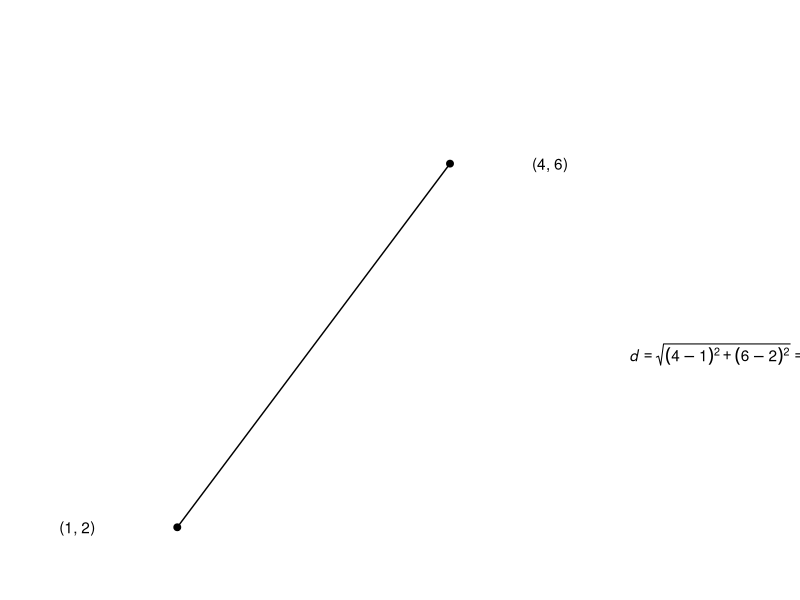
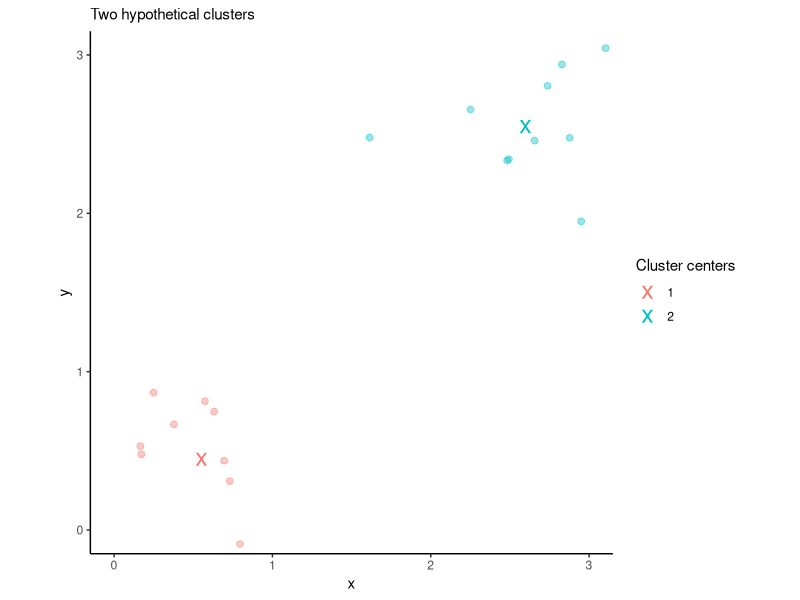
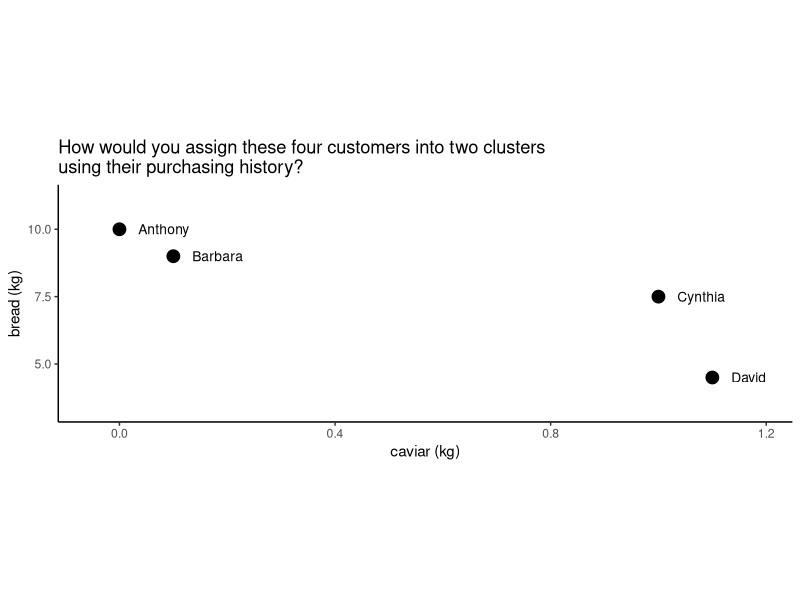
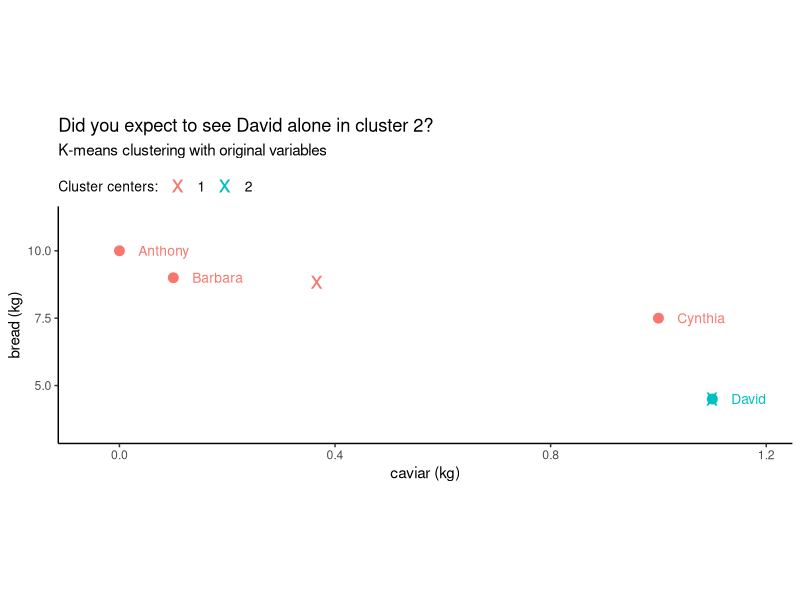
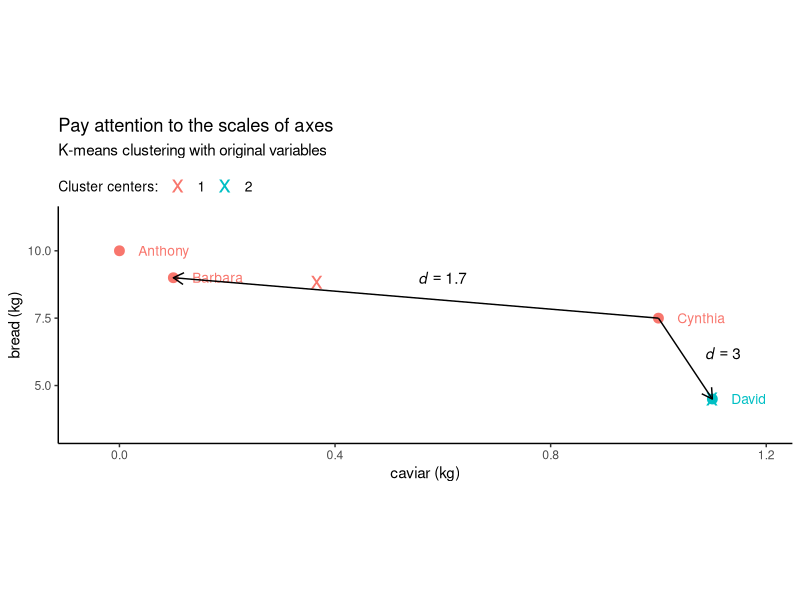
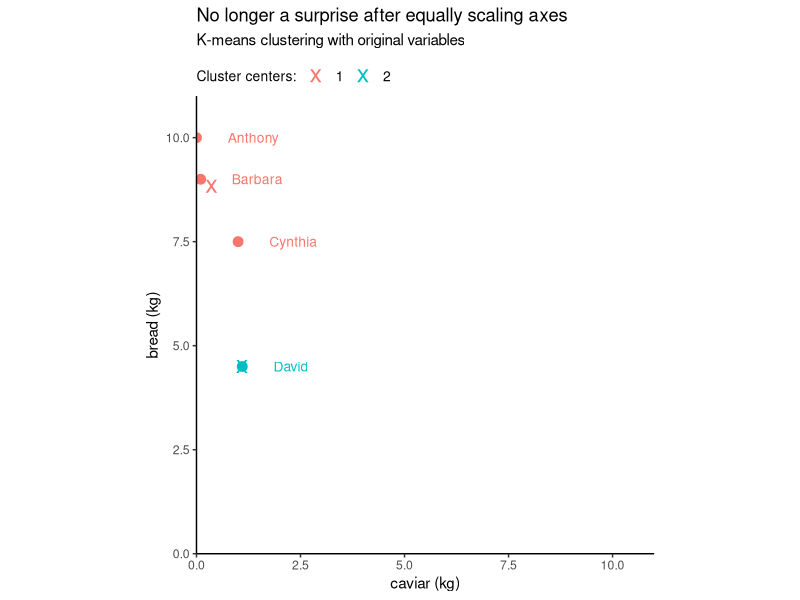
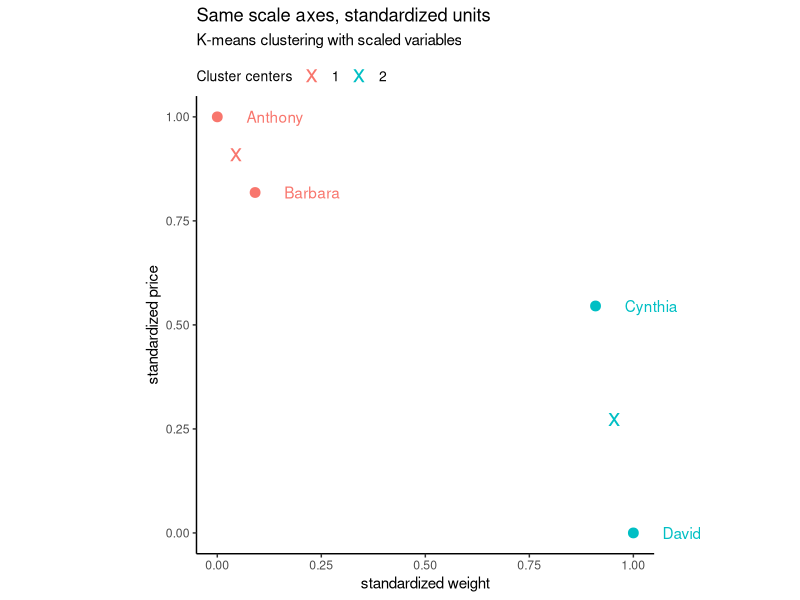
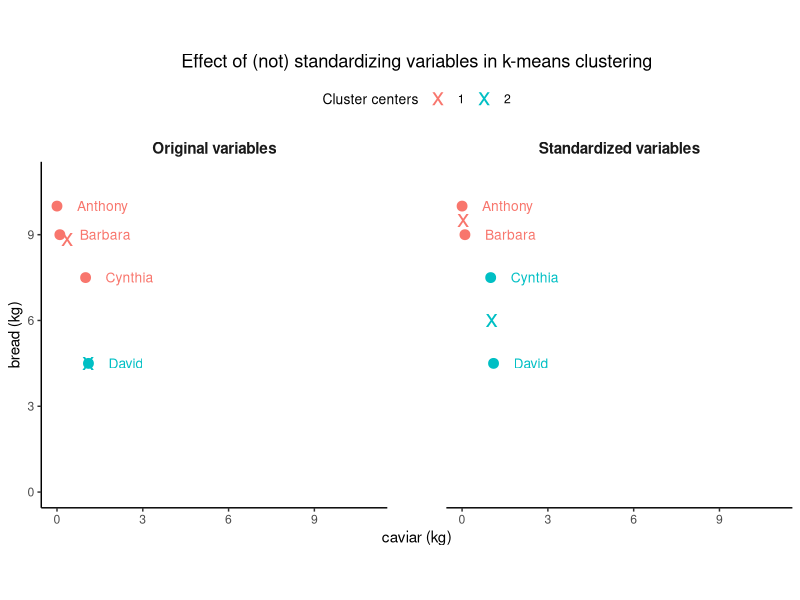

R code for these plots, in order:
## ---- chunk 1
knitr::opts_chunk$set(echo = FALSE, message = FALSE, warning = FALSE, fig.align = 'center')
## ---- chunk 2
library(tidyverse)
tibble(x = c(1,4),
       y = c(2,6)) %>% 
  ggplot(aes(x, y)) +
  geom_point(size = 2) +
  geom_line() +
  coord_equal(ratio = 1, clip = "off", ylim = c(1.5, 7.5)) +
  annotate(geom = "text", x = -0.1, y = 2, label = "(1, 2)") +
  annotate(geom = "text", x = 5.1, y = 6, label = "(4, 6)") +
  annotate(geom = "text", x = 7, y = 3.9, label = expression(paste(italic(d) == sqrt((4-1)^2 + (6-2)^2)) == 5)) +
  theme_void()
## ---- chunk 3
set.seed(1)
x <- tibble(x = c(rnorm(n = 10, mean = 0.5, sd = 0.4), rnorm(n = 10, mean = 2.5, sd = 0.4)),
       y = c(rnorm(n = 10, mean = 0.5, sd = 0.4), rnorm(n = 10, mean = 2.5, sd = 0.4)),
       cluster = rep(1:2, each = 10))
x_fit <- kmeans(x, centers = 2)
x_centers <- as_tibble(x_fit$centers) %>% mutate(cluster = 1:2)
x %>% 
  ggplot(aes(x, y, colour = as.factor(cluster))) +
  geom_point(size = 2, alpha = 0.4, show.legend = FALSE) +
  geom_point(size = 6, shape = "x", data = x_centers, mapping = aes(colour = as.factor(cluster))) +
  coord_equal(xlim = c(0, 3), ylim = c(0, 3)) +
  labs(subtitle = "Two hypothetical clusters",
       colour = "Cluster centers") +
  theme_classic()
## ---- chunk 4
# Attach packages.
library(tidyverse)
# Import groceries data.
groceries_df <- read_delim(file = "groceries.csv", delim = ";")
## ---- chunk 5
# Print phone data.
groceries_df %>% 
  knitr::kable(col.names = c("Customer", "Caviar (kg)", "Bread (kg)"), format = "html") %>% 
  kableExtra::kable_styling(full_width = FALSE, bootstrap_options = c("condensed"))
## ---- chunk 6
groceries_df %>% 
  ggplot(aes(x = caviar_kg, y = bread_kg)) + 
  geom_point(size = 4) +
  geom_text(aes(label = customer), size = 3.5, hjust = "left", nudge_x = 0.035) +
  scale_y_continuous(expand = expand_scale(mult = 0.3)) +
  scale_x_continuous(expand = expand_scale(mult = 0.1)) +
  labs(title = "How would you assign these four customers into two clusters\nusing their purchasing history?",
       x = "caviar (kg)", 
       y = "bread (kg)") +
  coord_equal(ratio = 1/20) +
  theme_classic()
## ---- chunk 7
# Data for clustering.
groceries_num <- groceries_df[-1]
# Reproducibility.
set.seed(1)
# K-means with original variables.
kmeans_orig <- kmeans(groceries_num, centers = 2)
## ---- chunk 8
# Cluster centers.
centers_orig_df <- as_tibble(kmeans_orig$centers) %>%
  mutate(cluster = 1:2)

# K-means with original variables, unequal axes.
p <- groceries_df %>% 
  mutate(cluster = kmeans_orig$cluster) %>% 
  ggplot(aes(x = caviar_kg, y = bread_kg, color = as.factor(cluster))) + 
  geom_point(size = 3, show.legend = FALSE) +
  geom_point(data = centers_orig_df, size = 6, shape = "x") +
  scale_y_continuous(expand = expand_scale(mult = 0.3)) +
  scale_x_continuous(expand = expand_scale(mult = 0.1)) +
  labs(title = "Did you expect to see David alone in cluster 2?",
       subtitle = "K-means clustering with original variables",
       x = "caviar (kg)", 
       y = "bread (kg)", 
       color = "Cluster centers:") +
  coord_equal(ratio = 1/20) +
  theme_classic() +
  theme(legend.position = "top", 
        legend.justification = "left", 
        legend.margin = margin(0, 0, 0, 0),
        legend.box.margin = margin(t = 5, 0, b = -5, 0), 
        legend.title = element_text(size = 10), 
        legend.text = element_text(size = 10))

p +
  geom_text(aes(label = customer), size = 3.5, hjust = "left", nudge_x = 0.035, show.legend = FALSE)
## ---- chunk 9
# groceries_num <- as.data.frame(groceries_num)
# rownames(groceries_num) <- groceries_df$customer
# distances <- as.matrix(dist(groceries_num))
# round(distances["Cynthia", "Barbara"], 1)
# round(distances["Cynthia", "David"], 1)

p +
  geom_text(aes(label = customer), size = 3.5, hjust = "left", nudge_x = 0.035, show.legend = FALSE) +
  labs(title = "Pay attention to the scales of axes") +
  # Add two ditances for annotation.
  # To the left.
  annotate(geom = "segment", x = 1, y = 7.5, xend = 0.1, yend = 9, 
           arrow = arrow(length = unit(x = 0.3, units = "cm"), ends = "last")) +
  annotate(geom = "text", x = 0.6, y = 9, label = expression(italic(d) == 1.7)) +
  # To the top.
  annotate(geom = "segment", x = 1, y = 7.5, xend = 1.1, yend = 4.5, 
           arrow = arrow(length = unit(x = 0.3, units = "cm"), ends = "last")) +
  annotate(geom = "text", x = 1.12, y = 6.2, label = expression(italic(d) == 3))
## ---- chunk 10
# Add rownames to see customer names in a distance matrix.
groceries_num <- as.data.frame(groceries_num)
rownames(groceries_num) <- groceries_df$customer
# Euclidean distances.
round(dist(groceries_num), 1)
## ---- chunk 11
# Adjust axes to the same scale.
p +
  geom_text(aes(label = customer), size = 3.5, hjust = "left", nudge_x = 0.75, show.legend = FALSE) +
  labs(title = "No longer a surprise after equally scaling axes") +
  coord_equal(xlim = c(0, 11), ylim = c(0, 11), expand = FALSE)
## ---- chunk 12
standardize_range <- function(x) {(x - min(x)) / (max(x) - min(x))}
## ---- chunk 13
groceries_num_scaled <- apply(groceries_num, 
                              MARGIN = 2, 
                              FUN = standardize_range)
groceries_num_scaled
## ---- chunk 14
set.seed(1)
kmeans_scaled <- kmeans(groceries_num_scaled, centers = 2)
## ---- chunk 15
var_min_vec <- apply(groceries_num, MARGIN = 2, FUN = min)
var_range_vec <- apply(groceries_num, MARGIN = 2, FUN = function(x) diff(range(x)))

centers_scaled_df <- tibble(
  caviar_kg_scaled = kmeans_scaled$centers[, "caviar_kg"],
  bread_kg_scaled = kmeans_scaled$centers[, "bread_kg"]) %>%
  bind_cols(as_tibble(t(apply(X = kmeans_scaled$centers, MARGIN = 1, FUN = function(x) x * var_range_vec + var_min_vec)))) %>%
  mutate(cluster = 1:2)

groceries_df %>%
  mutate(caviar_kg_scaled = standardize_range(caviar_kg),
         bread_kg_scaled  = standardize_range(bread_kg),
         cluster          = kmeans_scaled$cluster) %>%
  ggplot(aes(x = caviar_kg_scaled, y = bread_kg_scaled, color = as.factor(cluster))) +
  geom_point(size = 3, show.legend = FALSE) +
  geom_point(data = centers_scaled_df, aes(x = caviar_kg_scaled, y = bread_kg_scaled), size = 6, shape = "x") +
  labs(title = "Same scale axes, standardized units",
       subtitle = "K-means clustering with scaled variables",
       x = "standardized weight",
       y = "standardized price", color = "Cluster centers") +
  theme_classic() +
  theme(legend.position = "top", 
        legend.justification = "left", 
        legend.margin = margin(0, 0, 0, 0),
        legend.box.margin = margin(t = 5, 0, b = -5, 0), 
        legend.title = element_text(size = 10), 
        legend.text = element_text(size = 10)) +
  coord_equal(xlim = c(0, 1), ylim = c(0, 1), clip = "off") +
  geom_text(aes(label = customer), show.legend = FALSE, nudge_x = 0.07, hjust = "left")
## ---- chunk 16
centers_combined <- bind_rows(
  centers_orig_df %>% mutate(facet = "Original variables"),
  centers_scaled_df %>% select(-contains("scaled")) %>% mutate(facet = "Standardized variables")
)

bind_rows(
  groceries_df %>% 
    mutate(cluster = kmeans_orig$cluster,
           facet = "Original variables"),
  groceries_df %>% 
    mutate(cluster = kmeans_scaled$cluster,
           facet = "Standardized variables")
) %>%

  ggplot(aes(x = caviar_kg, y = bread_kg, color = as.factor(cluster))) +
  facet_grid(~facet) +
  coord_equal(xlim = c(0, 11), ylim = c(0, 11)) +
  geom_point(size = 3, show.legend = FALSE) +
  geom_text(aes(label = customer), size = 3.5, hjust = "left", nudge_x = 0.7, show.legend = FALSE) +
  geom_point(data = centers_combined, aes(x = caviar_kg, y = bread_kg), size = 6, shape = "x") +
  labs(title = "Effect of (not) standardizing variables in k-means clustering",
       x = "caviar (kg)",
       y = "bread (kg)",
       color = "Cluster centers") +
  theme_classic() +
  theme(legend.position = "top", 
        strip.background = element_rect(colour = "white"), 
        strip.text = element_text(face = "bold", size = 11), legend.title = element_text(size = 10), 
        panel.spacing = unit(1.5, units = "cm"), plot.title = element_text(hjust = 0.5))
